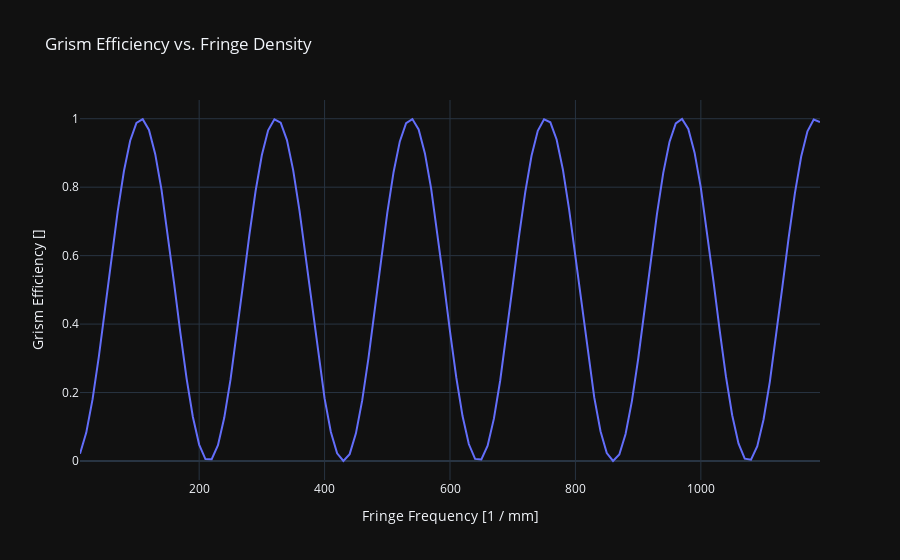

The notebook cell saved with this chart:
### Markdown cell above
## Plots

### Code cell
fringe_frequency_label = f"Fringe Frequency [{fringe_frequency.unit}]"
grism_efficiency_label = f"Grism Efficiency [{efficiency.unit}]"

data = {
    fringe_frequency_label: fringe_frequency[:],
    grism_efficiency_label: efficiency[:],
}

df = pd.DataFrame.from_dict(data=data)

graph = plot.line(
    df=df,
    x=fringe_frequency_label,
    y=grism_efficiency_label,
    title="Grism Efficiency vs. Fringe Density",
    dark=True,
)

graph.show()
display(df)

### Figure 1 — Plotly figure (JSON) as saved in the notebook; plotly's stock layout.template omitted (floating-point values rounded to 4 significant figures)
{"data": [{"hovertemplate": "Fringe Frequency [1 / mm]=%{x}<br>Grism Efficiency []=%{y}<extra></extra>", "legendgroup": "", "line": {"color": "#636efa", "dash": "solid"}, "marker": {"symbol": "circle"}, "mode": "lines", "name": "", "orientation": "v", "showlegend": false, "type": "scatter", "x": [10, 20, 30, 40, 50, 60, 70, 80, 90, 100, 110, 120, 130, 140, 150, 160, 170, 180, 190, 200, 210, 220, 230, 240, 250, 260, 270, 280, 290, 300, 310, 320, 330, 340, 350, 360, 370, 380, 390, 400, 410, 420, 430, 440, 450, 460, 470, 480, 490, 500, 510, 520, 530, 540, 550, 560, 570, 580, 590, 600, 610, 620, 630, 640, 650, 660, 670, 680, 690, 700, 710, 720, 730, 740, 750, 760, 770, 780, 790, 800, 810, 820, 830, 840, 850, 860, 870, 880, 890, 900, 910, 920, 930, 940, 950, 960, 970, 980, 990, 1000, 1010, 1020, 1030, 1040, 1050, 1060, 1070, 1080, 1090, 1100, 1110, 1120, 1130, 1140, 1150, 1160, 1170, 1180, 1190], "xaxis": "x", "y": [0.02117, 0.08291, 0.18, 0.3041, 0.4449, 0.5903, 0.7281, 0.8465, 0.9356, 0.9878, 0.9987, 0.9674, 0.8964, 0.7919, 0.6627, 0.5196, 0.375, 0.2409, 0.1287, 0.04801, 0.005596, 0.005055, 0.04643, 0.1262, 0.2377, 0.3714, 0.5159, 0.6591, 0.7889, 0.8942, 0.966, 0.9985, 0.9887, 0.9375, 0.8492, 0.7314, 0.594, 0.4486, 0.3076, 0.1828, 0.08497, 0.02226, 1.384e-05, 0.02012, 0.08087, 0.1771, 0.3007, 0.4412, 0.5866, 0.7248, 0.8438, 0.9338, 0.987, 0.999, 0.9687, 0.8987, 0.7949, 0.6662, 0.5234, 0.3786, 0.244, 0.1312, 0.04962, 0.006165, 0.004541, 0.04488, 0.1238, 0.2345, 0.3678, 0.5122, 0.6556, 0.7858, 0.8919, 0.9647, 0.9982, 0.9894, 0.9392, 0.8519, 0.7347, 0.5976, 0.4523, 0.311, 0.1857, 0.08705, 0.02337, 5.534e-05, 0.01909, 0.07885, 0.1743, 0.2973, 0.4375, 0.583, 0.7214, 0.8411, 0.9319, 0.9862, 0.9992, 0.97, 0.9009, 0.7979, 0.6697, 0.5271, 0.3822, 0.2473, 0.1337, 0.05124, 0.006761, 0.004054, 0.04335, 0.1213, 0.2314, 0.3642, 0.5085, 0.6521, 0.7828, 0.8895, 0.9633, 0.9978, 0.9902], "yaxis": "y"}], "layout": {"legend": {"tracegroupgap": 0}, "title": {"text": "Grism Efficiency vs. Fringe Density"}, "xaxis": {"anchor": "y", "domain": [0, 1], "title": {"text": "Fringe Frequency [1 / mm]"}}, "yaxis": {"anchor": "x", "domain": [0, 1], "title": {"text": "Grism Efficiency []"}}}}
